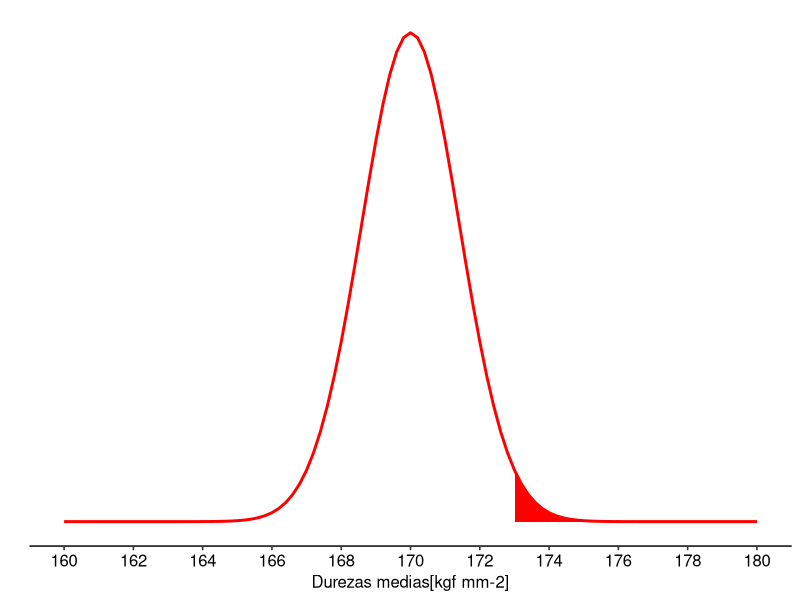
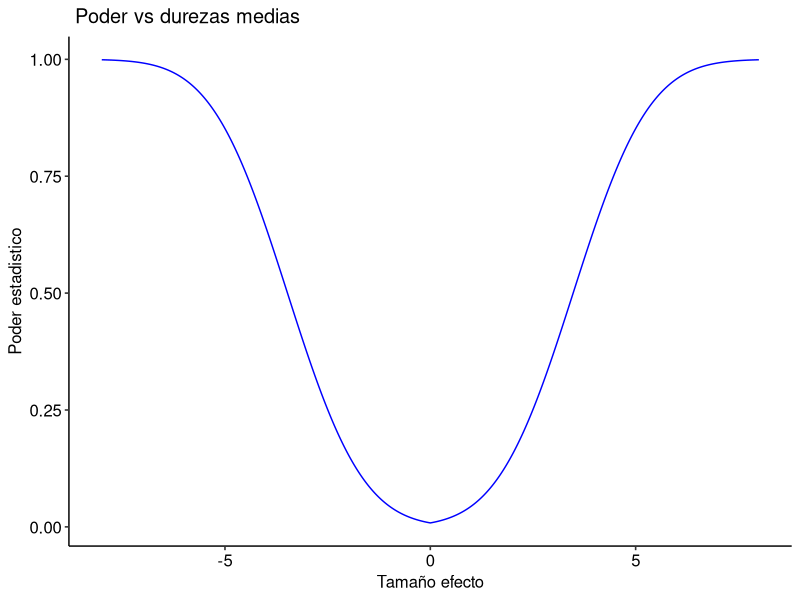

The R source for these figures, in order: (Note: this script raises an error after producing the figures.)
# ******************************************** ENUNCIADO ******************************************** 
# Se sabe que el proceso de fabricación de barras de acero para concreto reforzado producen barras con
# medidas de dureza que siguen una distribución normal con desviación estándar de 10 kilogramos de
# fuerza por milímetro cuadrado. Usando una muestra aleatoria de tamaño 50, un ingeniero quiere averiguar
# si una línea de producción está generando barras con dureza media de 170 [kgf mm-2].
# ****************************************************************************************************

library(TeachingDemos)
library(ggpubr)

#Hipotesis:
# H0: Barras con dureza media de 170 [kgf mm^-2]
# Ha: Barras con dureza media distinta a 170 [kgf mm^-2]
# H0: µ = 170
# Ha: µ != 170

# *************************************** PREGUNTA 1 *************************************************
# Si el ingeniero está seguro que la verdadera dureza media no puede ser menor a los 170 [kgf mm-2] y
# piensa rechazar la hipótesis nula cuando la muestra presente una media mayor a 173 [kgf mm-2], ¿cuál es
# la probabilidad de que cometa un error de tipo 1?

# Fijar Valores conocidos
sigma <- 10
media_nula <- 170
n <- 50

# Calcular el error estándar
SE <- sigma / sqrt(n)

# Grafico de la distribución muestral de la media si la hipótesis nula fuera verdadera.
x <- seq(160,180,0.01)
y <- dnorm(x, mean=media_nula, sd = SE)
df <- data.frame(x,y)

g <- ggplot(data = df, aes(x))

g <- g + stat_function(
  fun = dnorm,
  args = list(mean = media_nula, sd = SE),
  colour = "red", size = 1)

g <- g + ylab("")
g <- g + scale_y_continuous(breaks = NULL)
g <- g + scale_x_continuous(name = "Durezas medias[kgf mm-2]",
                            breaks = seq(160,180, 2))
g <- g + theme_pubr()

# Como el ingeniero está seguro que la verdadera dureza media no puede ser menor a los 170 se toma
# únicamente la cola superior.

# Colorear la región de rechazo de la hipótesis nula
q_critico_superior  <- 173

g <- g + geom_area(data = subset(df , x > q_critico_superior),
                   aes(y = y),
                   colour = "red",
                   fill = "red"
)
print(g)

# El error de tipo 1 es cuando se rechaza H0 en favor de H1, siendo H0 verdadera. 
# alfa = probabilidad de cometer error tipo 1.

# Como se muestra en el grafico, para que se cometa un error de tipo 1 se debe rechazar H0 si la dureza de las barras
# es mayor a 173.

# Se calcula alfa tomando la región roja del gráfico.
alfa <- pnorm (173,mean = media_nula ,sd = SE,lower.tail = FALSE )

cat("1) La probabilidad de cometer un error de tipo 1 es de:",alfa*100,"%\n")
# alfa = 0.01694

# *************************************** PREGUNTA 2 *************************************************
# Si la verdadera dureza media de la línea de producción fuera 172 [kgf mm-2], ¿cuál sería la probabilidad de
# que el ingeniero, que obviamente no conoce este dato, cometa un error de tipo 2?

library(pwr)

diferencia <- 172 - 170
# alfa = 0.01694

# El error de tipo 2 es cuando no se rechaza H0 en favor de H1, siendo H1 verdadera. 
# beta = probabilidad de cometer error tipo 2.

# Se calcula el poder con la función:
poder <- power.t.test(n=n,
                          delta = diferencia,
                          sd = sigma,
                          sig.level = alfa,
                          power = NULL,
                          type = "one.sample", # Una sola muestra
                          alternative = "two.sided")$power

beta <- 1 - poder 
cat("2) La probabilidad de cometer un error de tipo 2 es de:",beta*100,"%\n")
# beta = 0.8448

# *************************************** PREGUNTA 3 *************************************************
# Como no se conoce la verdadera dureza media, genere un gráfico del poder estadístico con las
# condiciones anteriores, pero suponiendo que las verdaderas durezas medias podrían variar de 170 a 178
# [kgf mm-2].

# Se calcula la curva de poder para un:
# tamaño de efecto = 8
#  n = 50
# alfa = 0.01694

# Vector con un rango de valores para el efecto de medias
efecto <- seq(-8, 8, 0.01)

# Calculo del poder con los datos entregados y alfa de los ejercicios anteriores
poder <- power.t.test(n = n,
                      delta = efecto,
                      sd = sigma,
                      sig.level = alfa,
                      power = NULL,
                      type = "one.sample",
                      alternative = "two.sided")$power

# Matriz de datos
datos <- data.frame(efecto,poder)

# Graficar la curva de poder
g <- ggplot(datos, aes(efecto, poder))
g <- g + geom_line(colour = "blue")
g <- g + ylab("Poder estadistico")
g <- g + xlab("Tamaño efecto")
g <- g + theme_pubr()
g <- g + ggtitle(" Poder vs durezas medias")

print(g)
# *************************************** PREGUNTA 4 *************************************************
# ¿Cuántas barras deberían revisarse para conseguir un poder estadístico de 0,90 y un nivel de significación
# de 0,05?

# diferencia = 2 (172 - 170)
alfa <- 0.05
poder <- 0.90

# Calcular el tamaño de la muestra:
barras <- power.t.test(n = NULL,
                       delta=diferencia,
                       sd = desv_est,
                       sig.level = alfa,
                       power = poder,
                       type = "one.sample",
                       alternative = "two.sided")$n

cat("4) Se necesitan",barras,"barras para conseguir un poder estadístico de 0.90 y 
    un nivel de significación de 0.05 \n")

# *************************************** PREGUNTA 5 *************************************************
# ¿Y si quisiera ser bien exigente y bajar la probabilidad de cometer un error de tipo 1 a un 1% solamente?

alfa <- 0.01
poder <- 0.90

# Calcular el tamaño de la muestra:
barras <- power.t.test(n = NULL,
                       delta=diferencia,
                       sd = desv_est,
                       sig.level = alfa,
                       power = poder,
                       type = "one.sample",
                       alternative = "two.sided")$n

cat("5) Se necesitan",barras,"barras para conseguir un poder estadístico de 0.90 y 
    un nivel de significación de 0.01 \n")
